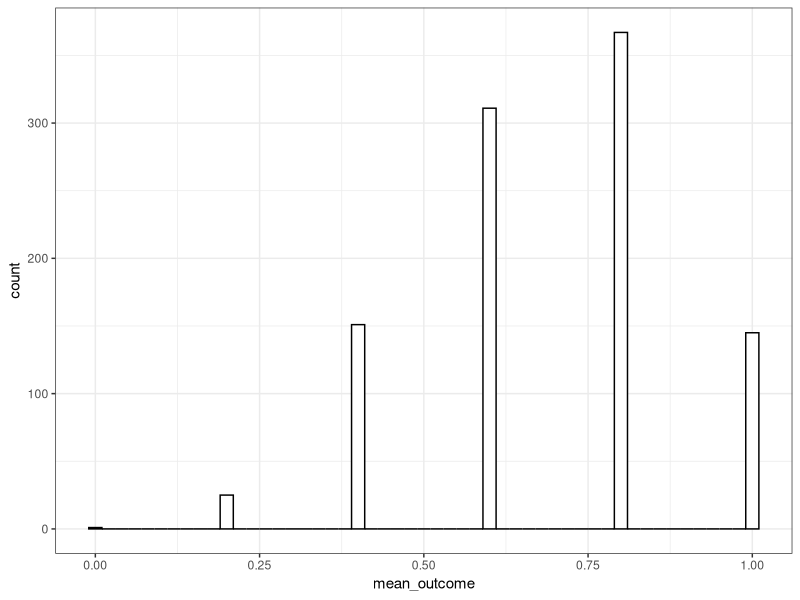
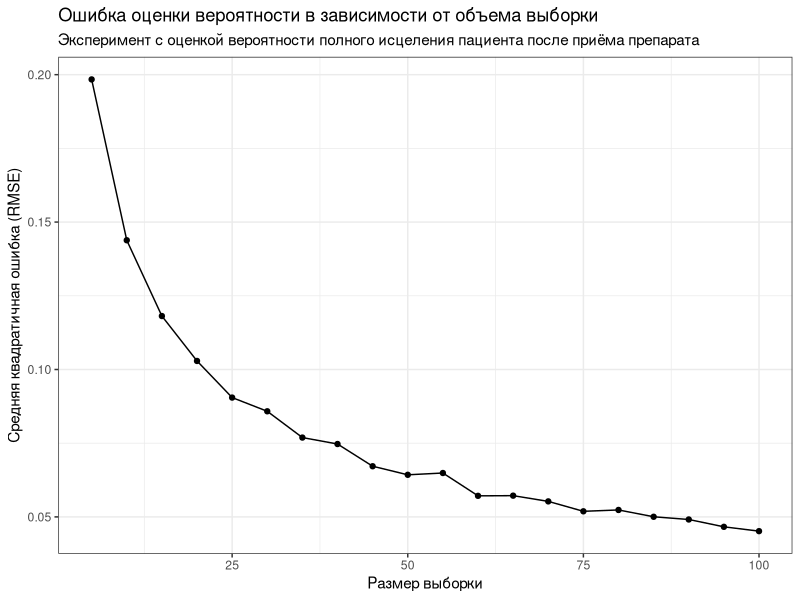

The R script that drew these images, in order:
## ---- chunk 1
knitr::opts_chunk$set(echo = TRUE)

library(tidyverse)

## ---- chunk 2

p_true <- 0.7  # Истинная вероятность события, например полного исцеления (1 - исцеление, 0 - нет)
n_patients <- 5  # Количество добровольцев в каждом эксперименте
n_repeats <- 1000  # Количество повторений эксперимента

# Генерируем выборки для каждого эксперимента
df_all_repeats <- data.frame(
  n_exp = rep(1:n_repeats, each = n_patients),
  ID =  rep(1:n_patients, n_repeats),
  outcome = rbinom(n_repeats * n_patients, 1, p_true)
)

# Оцениваем вероятность в каждом эксперименте
df_sample_prob <- df_all_repeats %>%
  group_by(n_exp) %>%
  summarise(mean_outcome = mean(outcome)) %>%
  ungroup()

# Построим гистограмму распределения оценок вероятности
ggplot(df_sample_prob, aes(x = mean_outcome)) +
  geom_histogram(color = 'black', fill = 'white', binwidth = 0.02) +
  theme_bw()

## ---- chunk 3

# Истинная вероятность события
print(p_true)

# Оценка средней квадратичной ошибки (RMSE)
error <- sqrt(mean((df_sample_prob$mean_outcome - p_true)^2))
print(error)

## ---- chunk 4
# Функция для оценки ошибки при разном количестве пациентов
evaluate_error <- function(n_patients, p_true, n_repeats) {
  df_all_repeats <- data.frame(
    n_exp = rep(1:n_repeats, each = n_patients),
    ID =  rep(1:n_patients, n_repeats),
    outcome = rbinom(n_repeats * n_patients, 1, p_true)
  )

  df_sample_prob <- df_all_repeats %>%
    group_by(n_exp) %>%
    summarise(mean_outcome = mean(outcome)) %>%
    ungroup()
  
  error <- sqrt(mean((df_sample_prob$mean_outcome - p_true)^2))
  return(error)
}
## ---- chunk 5
sample_sizes <- seq(5, 100, by = 5)
errors <- sapply(sample_sizes, function(n) evaluate_error(n, p_true, n_repeats))

# Строим график зависимости ошибки от объема выборки
error_df <- data.frame(sample_size = sample_sizes, error = errors)

ggplot(error_df, aes(x = sample_size, y = error)) +
  geom_line() +
  geom_point() +
  theme_bw() +
  labs(title = "Ошибка оценки вероятности в зависимости от объема выборки",
       subtitle = "Эксперимент с оценкой вероятности полного исцеления пациента после приёма препарата",
       x = "Размер выборки",
       y = "Средняя квадратичная ошибка (RMSE)")
